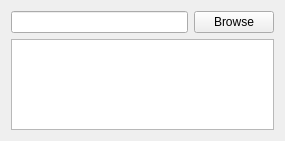
<?xml version="1.0" encoding="UTF-8"?>
<ui version="4.0">
 <class>FileGetterWidget</class>
 <widget class="QWidget" name="FileGetterWidget">
  <property name="windowModality">
   <enum>Qt::NonModal</enum>
  </property>
  <property name="geometry">
   <rect>
    <x>0</x>
    <y>0</y>
    <width>285</width>
    <height>141</height>
   </rect>
  </property>
  <property name="windowTitle">
   <string>Form</string>
  </property>
  <layout class="QGridLayout" name="gridLayout">
   <item row="0" column="0">
    <widget class="QLineEdit" name="path"/>
   </item>
   <item row="0" column="1">
    <widget class="QPushButton" name="browse">
     <property name="text">
      <string>Browse</string>
     </property>
    </widget>
   </item>
   <item row="1" column="0" colspan="2">
    <widget class="QListWidget" name="files"/>
   </item>
  </layout>
 </widget>
 <resources/>
 <connections/>
</ui>
